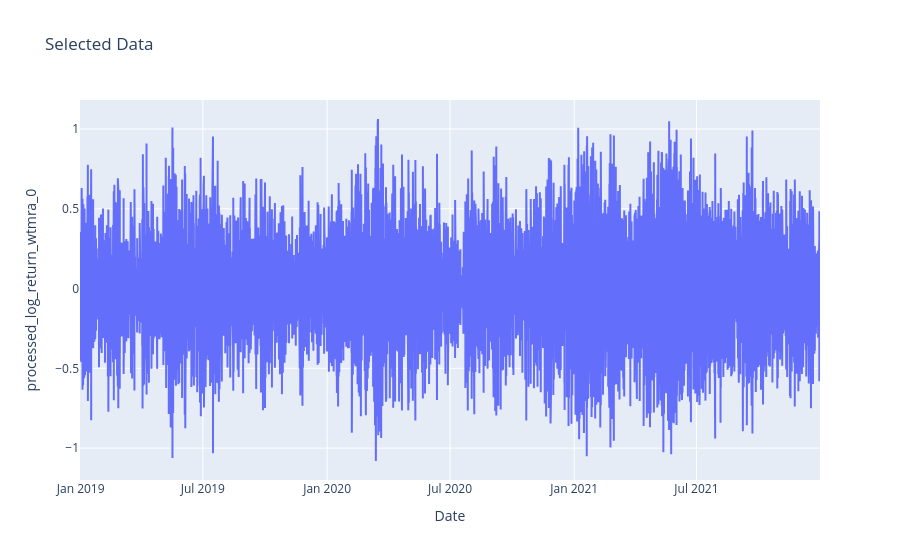

Notebook source saved alongside this figure:
### Code cell
# Plot the reconstructed series
fig = go.Figure()
fig.add_trace(go.Scatter(x=data.index, y=data[column_name], name='Selected Data'))

fig.update_layout(title='Selected Data', xaxis_title='Date', yaxis_title=column_name)
fig.show()

### Figure 1 — Plotly figure (JSON) as saved in the notebook; plotly's stock layout.template omitted (floating-point values rounded to 4 significant figures; data arrays with more than 128 entries replaced by an {"elided": "..."} marker saying what was removed)
{"data": [{"name": "Selected Data", "type": "scatter", "x": {"elided": "26305 str values"}, "y": {"elided": "26305 float values"}}], "layout": {"title": {"text": "Selected Data"}, "xaxis": {"title": {"text": "Date"}}, "yaxis": {"title": {"text": "processed_log_return_wtmra_0"}}}}
